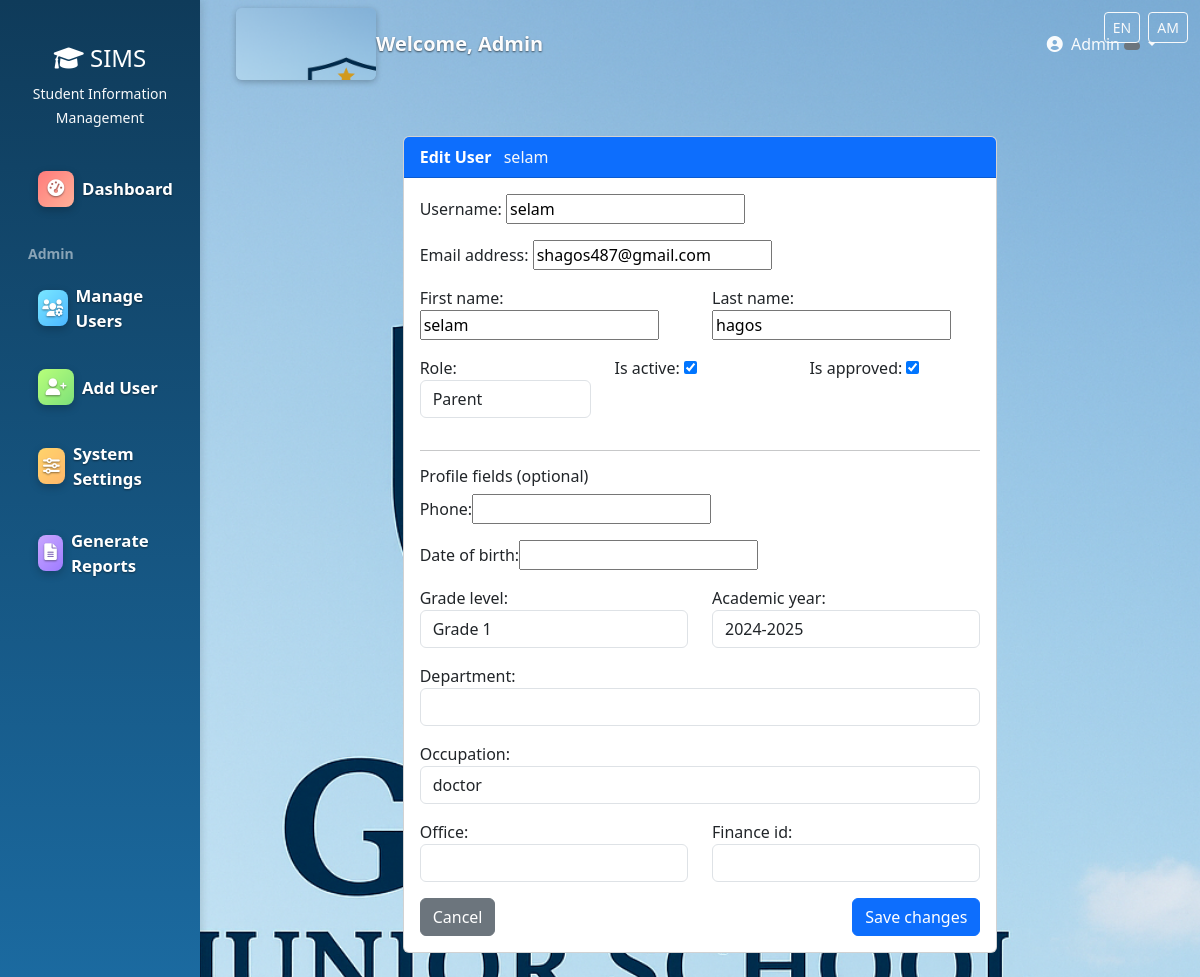
/api/users/manage-users/edit/7/ (signed in), run on the app's committed database.
### users/models.py (models this page shows, shortened)
class User(AbstractUser):
    ROLE_CHOICES = (
        ('admin', 'Administrator'),
        ('teacher', 'Teacher'),
        ('student', 'Student'),
        ('registrar', 'Registrar'),
        ('finance', 'Finance Officer'),
        ('parent', 'Parent'),
    )
    role = models.CharField(max_length=20, choices=ROLE_CHOICES)
    phone = models.CharField(max_length=15, blank=True)
    address = models.TextField(blank=True)
    date_of_birth = models.DateField(null=True, blank=True)
    profile_picture = models.ImageField(upload_to='profiles/', null=True, blank=True)
    is_approved = models.BooleanField(default=False)
    created_at = models.DateTimeField(auto_now_add=True)

class ParentProfile(models.Model):
    user = models.OneToOneField(User, on_delete=models.CASCADE)
    parent_id = models.CharField(max_length=20, unique=True)
    occupation = models.CharField(max_length=100, blank=True)
    relationship = models.CharField(max_length=50, default='Parent')

### users/admin_views.py (the view)
# urls.py: path('manage-users/edit/<int:user_id>/', admin_views.edit_user, name='edit_user'),
@login_required
def edit_user(request, user_id):
    if not (getattr(request.user, 'role', None) == 'admin' or request.user.is_superuser):
        messages.error(request, 'You do not have permission to edit users.')
        return redirect('manage_users')
    user = get_object_or_404(User, id=user_id)
    from .forms import AdminUserEditForm
    if request.method == 'POST':
        form = AdminUserEditForm(request.POST, instance=user)
        if form.is_valid():
            form.save()
            messages.success(request, f'User {user.username} updated successfully.')
            return redirect('manage_users')
        else:
            messages.error(request, 'Please correct the errors below.')
    else:
        initial = {}
        try:
            sp = user.studentprofile
            initial['grade_level'] = getattr(sp, 'grade_level', '')
            initial['academic_year'] = getattr(sp, 'academic_year', '')
        except Exception:
            pass
        try:
            tp = user.teacherprofile
            initial['department'] = getattr(tp, 'department', '')
        except Exception:
            pass
        try:
            pp = user.parentprofile
            initial['occupation'] = getattr(pp, 'occupation', '')
        except Exception:
            pass
        try:
            rp = user.registrarprofile
            initial['office'] = getattr(rp, 'office', '')
        except Exception:
            pass
        try:
            fp = user.financeprofile
            initial['finance_id'] = getattr(fp, 'finance_id', '')
        except Exception:
            pass
        form = AdminUserEditForm(instance=user, initial=initial)
    context = {'form': form, 'user_obj': user}
    return render(request, 'admin/edit_user.html', context)

### templates/admin/edit_user.html (shortened to what this page needs)
{% extends 'base.html' %}
{% load static %}
{% block content %}
<div class="container py-4">
  <div class="row justify-content-center">
    <div class="col-md-8">
      <div class="card">
        <div class="card-header bg-primary text-white">
          <strong>Edit User</strong>
          <span class="ms-2 text-light">{{ user_obj.username }}</span>
        </div>
        <div class="card-body">
          <form method="post">
            <div class="mb-3">
              {{ form.username.label_tag }}
              {{ form.username }}
            </div>
            <div class="mb-3">
              {{ form.email.label_tag }}
              {{ form.email }}
            </div>
            <div class="row">
              <div class="col-md-6 mb-3">{{ form.first_name.label_tag }}{{ form.first_name }}</div>
              <div class="col-md-6 mb-3">{{ form.last_name.label_tag }}{{ form.last_name }}</div>
            </div>
            <div class="row">
              <div class="col-md-4 mb-3">{{ form.role.label_tag }}{{ form.role }}</div>
              <div class="col-md-4 mb-3">{{ form.is_active.label_tag }} {{ form.is_active }}</div>
              <div class="col-md-4 mb-3">{{ form.is_approved.label_tag }} {{ form.is_approved }}</div>
            </div>
            <hr>
            <h6>Profile fields (optional)</h6>
            <div class="mb-3">{{ form.phone.label_tag }}{{ form.phone }}</div>
            <div class="mb-3">{{ form.date_of_birth.label_tag }}{{ form.date_of_birth }}</div>
            <div class="row">
              <div class="col-md-6 mb-3">{{ form.grade_level.label_tag }}{{ form.grade_level }}</div>
              <div class="col-md-6 mb-3">{{ form.academic_year.label_tag }}{{ form.academic_year }}</div>
            </div>
            <div class="mb-3">{{ form.department.label_tag }}{{ form.department }}</div>
            <div class="mb-3">{{ form.occupation.label_tag }}{{ form.occupation }}</div>
            <div class="row">
              <div class="col-md-6 mb-3">{{ form.office.label_tag }}{{ form.office }}</div>
              <div class="col-md-6 mb-3">{{ form.finance_id.label_tag }}{{ form.finance_id }}</div>
            </div>
            <div class="d-flex justify-content-between">
              <a href="{% url 'manage_users' %}" class="btn btn-secondary">Cancel</a>
              <button type="submit" class="btn btn-primary">Save changes</button>
            </div>
          </form>
        </div>
      </div>
    </div>
  </div>
</div>
{% endblock %}

### templates/base.html (shortened to what this page needs)
<!DOCTYPE html>
{% load i18n %}
<html lang="{{ LANGUAGE_CODE|default:'en' }}">
  <head>
    {% load static %}
    <link
      href="https://cdn.jsdelivr.net/npm/bootstrap@5.3.0/dist/css/bootstrap.min.css"
      rel="stylesheet"
    />
    <link
      href="https://cdnjs.cloudflare.com/ajax/libs/font-awesome/6.0.0/css/all.min.css"
      rel="stylesheet"
    />
  </head>
  <body>
    <div style="position:fixed;right:12px;top:12px;z-index:1050">
      <form id="lang-form" action="/i18n/setlang/" method="post" style="display:inline">
        <button name="language" value="en" class="btn btn-sm btn-outline-light me-1" type="submit">EN</button>
        <button name="language" value="am" class="btn btn-sm btn-outline-light" type="submit">AM</button>
      </form>
    </div>
    {% if user.is_authenticated %}
    <div class="container-fluid">
      <div class="row">
        <nav class="col-md-3 col-lg-2 d-none d-md-block sidebar">
          <div class="position-sticky pt-4">
            <div class="text-center mb-4">
              <h4 class="text-white">
                <i class="fas fa-graduation-cap"></i> SIMS
              </h4>
              <small class="text-light">Student Information Management</small>
            </div>
            <ul class="nav flex-column">
              <li class="nav-item">
                <a
                  class="nav-link {% if request.resolver_match.url_name == 'dashboard' %}active{% endif %}"
                  href="{% url 'dashboard' %}"
                >
                  <i class="fas fa-tachometer-alt me-2"></i>Dashboard
                </a>
              </li>
              {% if user.is_superuser or user.is_staff or user.role == 'admin' %}
              <li class="nav-item mt-3">
                <strong class="text-white-50 ps-3 small">{% trans "Admin" %}</strong>
              </li>
              {% url 'manage_users' as manage_users_url %}
              {% if manage_users_url %}
              <li class="nav-item">
                <a class="nav-link" href="{{ manage_users_url }}">
                  <i class="fas fa-users-cog me-2"></i>
                  <span data-i18n="SIDEBAR_MANAGE_USERS">{% trans "Manage Users" %}</span>
                </a>
              </li>
              {% endif %}
              {% url 'add_user' as add_user_url %}
              {% if add_user_url %}
              <li class="nav-item">
                <a class="nav-link" href="{{ add_user_url }}">
                  <i class="fas fa-user-plus me-2"></i>
                  <span data-i18n="SIDEBAR_ADD_USER">{% trans "Add User" %}</span>
                </a>
              </li>
              {% endif %}
              {% url 'system_settings' as system_settings_url %}
              {% if system_settings_url %}
              <li class="nav-item">
                <a class="nav-link" href="{{ system_settings_url }}">
                  <i class="fas fa-sliders-h me-2"></i>
                  <span data-i18n="SIDEBAR_SYSTEM_SETTINGS">{% trans "System Settings" %}</span>
                </a>
              </li>
              {% endif %}
              {% url 'generate_reports' as generate_reports_url %}
              {% if generate_reports_url %}
              <li class="nav-item">
                <a class="nav-link" href="{{ generate_reports_url }}">
                  <i class="fas fa-file-alt me-2"></i>
                  <span data-i18n="SIDEBAR_GENERATE_REPORTS">{% trans "Generate Reports" %}</span>
                </a>
              </li>
              {% endif %}
              {% url 'post_announcements' as post_announcements_url %}
              {% endif %}
            </ul>
          </div>
        </nav>
        <main class="col-md-9 ms-sm-auto col-lg-10 px-md-4 main-content">
          <nav
            class="navbar navbar-expand-lg navbar-light bg-white shadow-sm mb-4"
          >
            <div class="container-fluid">
              <span class="site-logo" aria-hidden="true"></span>
              <span class="navbar-brand">Welcome, {{ user.get_full_name|default:user.username }}</span>
              <div class="navbar-nav ms-auto">
                <div class="nav-item dropdown">
                  <a
                    class="nav-link dropdown-toggle"
                    href="#"
                    id="navbarDropdown"
                    role="button"
                    data-bs-toggle="dropdown"
                  >
                    <i class="fas fa-user-circle me-1"></i> {{ user.username }}
                    <span
                      class="badge bg-{% if user.role == 'admin' %}danger{% elif user.role == 'teacher' %}info{% elif user.role == 'student' %}success{% elif user.role == 'parent' %}warning{% else %}secondary{% endif %}"
                    >
                    </span>
                  </a>
                </div>
              </div>
            </div>
          </nav>
          <div class="container-fluid">{% block content %}{% endblock %}</div>
        </main>
      </div>
    </div>
    {% endif %}
  </body>
</html>

### data on the page
User: get_full_name "Admin", username "Admin"
User: username "selam", email "shagos487@gmail.com", first_name "selam", last_name "hagos", role "Parent", is_active "☑", is_approved "☑"
ParentProfile: occupation "doctor"
